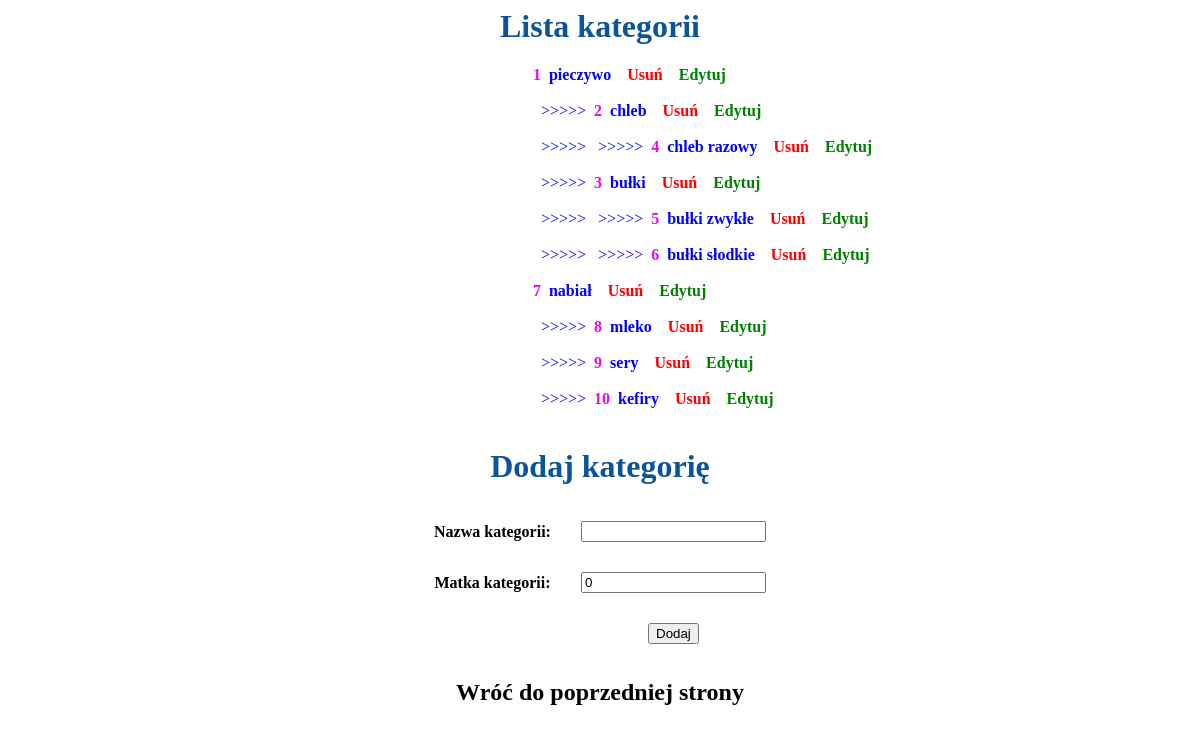
The page /admin/kategorie.php on the database its author committed.
### tables this page shows
CREATE TABLE `categories` (
  `id` int(11) NOT NULL,
  `mother` int(11) NOT NULL DEFAULT 0,
  `name` varchar(255) NOT NULL
);

### admin/kategorie.php (the view, shortened to what this page needs)
<link rel="stylesheet" href="../css/style_admin.css">
<?php
include('../cfg.php');
function DodajKategorie()
{
	echo '
    <div>
        <h1 class="naglowek"><b>Dodaj kategorię<b/></h1>
            <form method="post" action="'.$_SERVER['REQUEST_URI'].'">
                <table>
                    <tr><td><b>Nazwa kategorii: <b/></td><td><input type="text" name="name" required /></td></tr>
                    <tr><td><b>Matka kategorii: <b/></td><td><input type="number" name="mother" value=0 required /></td></tr>
                    <tr><td></td><td><input type="submit" name="dodawanie" value="Dodaj" /></td></tr>
                </table>
            </form>
    </div>
    ';
}
function PokazKategorie($mother = 0, $ile = 0)
{
	global $link;
    $query = "SELECT * FROM categories WHERE mother = '$mother'";
    $result = mysqli_query($link, $query);
	if($result)
	{
		while($row = mysqli_fetch_array($result))
		{
			for($i=0; $i < $ile; $i++)
			{
					echo '&nbsp;&nbsp;&nbsp;<span style="color: #0000FF;">>>>>></span>';
			}
			echo '
					<b><span style="color:#e00cea;">&nbsp;'.$row['id'].' </span><span style="color:blue;">&nbsp;'.$row['name'].'</b>
					<a href="kategorie.php?funkcja=usun&id='.$row['id'].'"><b><span style="color:red;">&nbsp;&nbsp;&nbsp;Usuń</span></b></a>
					<a href="kategorie.php?funkcja=edytuj&id='.$row['id'].'"><b><span style="color:green;">&nbsp;&nbsp;&nbsp;Edytuj</span></b></a><br><br>
				';
			PokazKategorie($row['id'], $ile+1);
		}
	}
	else
	{
		echo "</center><b>Błąd podczas wyświetlania kategorii<b/></center>";
	}
}
echo '<h1 class="naglowek">Lista kategorii</h1><p style="margin-left: 44%;">';
PokazKategorie();
echo '</p>';
DodajKategorie();
echo '<h2 class="naglowek"><a href="admin.php">Wróć do poprzedniej strony</a></h2>';
?>

### css/style_admin.css (style rules this page uses)
.naglowek { text-align: center; color: #0b5499; }
a { text-decoration: none; color: black; }
table { border-collapse: collapse; margin-left: auto; margin-right: auto; }
td { padding: 15px; text-align: center; ) }

### rows shown on the page
categories: id "1", name "pieczywo"
categories: id "2", name "chleb"
categories: id "4", name "chleb razowy"
categories: id "3", name "bułki"
categories: id "5", name "bułki zwykłe"
categories: id "6", name "bułki słodkie"
categories: id "7", name "nabiał"
categories: id "8", name "mleko"
categories: id "9", name "sery"
categories: id "10", name "kefiry"
